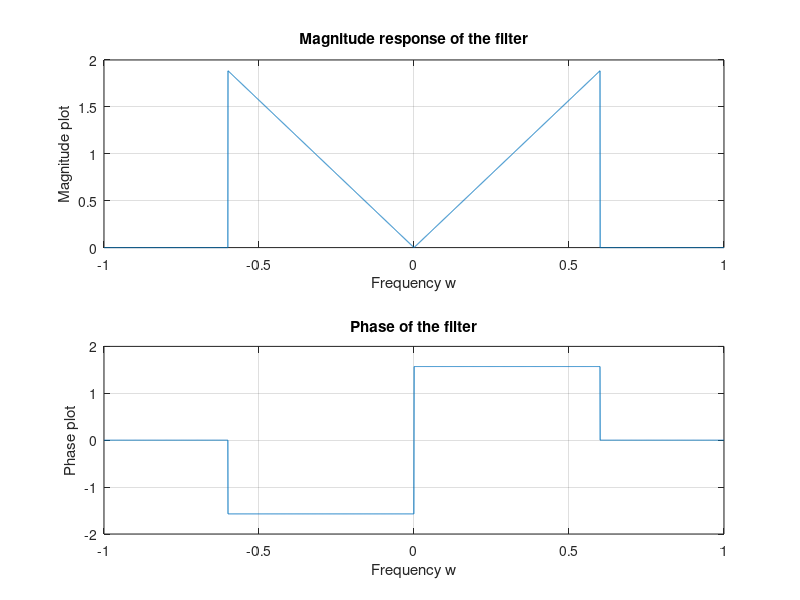

MATLAB code to generate this figure: (Note: this script raises an error after producing the figure.)
N=5000;
ww= -pi:2*pi/N:pi;
HH=sqrt(-1)*ww.*(ww<=0.6*pi & ww>=-0.6*pi) + 0.*(ww>=0.6*pi & ww<=pi) +0.*(ww<=-0.6*pi & ww>=-pi);
w= 0:2*pi/N:2*pi;
H=sqrt(-1)*w.*(w<=0.6*pi & w>=0) + 0.*(w>0.6*pi & w<1.4*pi) +sqrt(-1)*(w-2*pi).*(w<=2*pi & w>=1.4*pi);

figure(1);
subplot(211);plot(ww/pi,abs(HH));xlabel('Frequency w'); ylabel('Magnitude plot'); title('Magnitude response of the filter');grid;
subplot(212);plot(ww/pi,angle(HH));xlabel('Frequency w'); ylabel('Phase plot'); title('Phase of the filter');grid;
% subplot(211);plot(w/pi,abs(H));xlabel('Frequency w'); ylabel('Magnitude plot'); title('Magnitude response of the filter');grid;
% subplot(212);plot(w/pi,angle(H));xlabel('Frequency w'); ylabel('Phase plot'); title('Phase of the filter');grid;

h=ifft(H,N);
[HH,W]=DTFT(h,N);
figure(2);
subplot(211);plot(W/pi,abs(HH));xlabel('frequency w'); ylabel('Magnitude plot'); title('frequency response of the filter');grid;
subplot(212);plot(W/pi,angle(HH));xlabel('frequency w'); ylabel('Magnitude plot'); title('frequency response of the filter');grid;


% generate signal 
t=0:N-1;
M  = 25 ;   % filter length M
L=15;
w_seq=0:pi/L:pi;
xn=0;
for w_seq=0:pi/L:pi
    xn = xn + 3*sin(w_seq*t);
end

xnn=xn;%input signal sequence
xn = xn.' ;
dn=conv(h,xnn);
dn=dn(1:N);
dn=dn.';


rho_max = max(eig(xn*xn.'));   % max eigen value of correlation matrix
mu = (1/rho_max) ;    % step size 0 < mu < 1/rho
disp(mu);
[yn,W,en] = lms_algo(xn,dn,M,mu);

% plot input signal
figure;
subplot(3,1,1);
plot(t,xn);grid;ylabel('magnitude plot');xlabel('n');title('input signal');

% plot output signal 
subplot(3,1,2);
plot(t,yn);grid;ylabel('magnitude plot');xlabel('n');title('output signal');

% plot ideal output signal
subplot(3,1,3);
t1=1:N;
plot(t,dn);grid;ylabel('magnitude plot');xlabel('n');title('ideal output signal');



% plot error
figure; 
plot(t,yn,'b',t1,dn,'g',t,dn-yn,'r');grid;
legend('output signal','ideal output signal','error');ylabel('magnitude plot');xlabel('n');title('error analysis');

figure;
X=fft(xnn,N);
Y=fft(dn,N);
fs=2;
f=fs/N*(0:N/2-1);
subplot(221);plot(t,xnn);grid on;xlabel('n');ylabel('magnitude plot');title('orignal signal');
subplot(222);plot(f,abs(X(1:N/2)/(N/2)));grid on;xlabel('w in pi unit');ylabel('magnitude plot');grid on;title('freq response of orignal signal');
subplot(223);plot(t,yn);grid on;xlabel('n');ylabel('magnitude plot');title('output signal');
subplot(224);plot(f,abs(Y(1:N/2)/(N/2)));grid on;xlabel('w in pi unit');ylabel('magnitude plot');grid on;title('freq response of output signal');


W_impulse=W(:,end).';
[W_freq,WW]=DTFT(W_impulse,512);
figure;
subplot(121);stem(W_impulse);grid on;xlabel('n');ylabel('magnitude plot');title('impulse response of the filter');
subplot(122);plot(WW/pi,abs(W_freq));xlabel('w in pi unit');ylabel('magnitude plot');grid on;title('freq response of the filter');
figure;
subplot(211);plot(WW/pi,abs(W_freq));xlabel('w in pi unit');ylabel('magnitude plot');grid on;title('freq response of the filter');
subplot(212);plot(WW/pi,angle(W_freq));xlabel('w in pi unit');ylabel('phase plot');grid on;title('freq response of the filter');

%*************************************test case*****************************
x_test = 3*cos(0.1*pi*t)+3*cos(0.2*pi*t)+3*cos(0.3*pi*t);
x_conv_ideal=conv(h,x_test);
x_conv_real=conv(W_impulse,x_test);
figure;
subplot(121);stem(x_conv_ideal(500:700));grid on;xlabel('n');ylabel('magnitude plot');title('impulse response of ideal signal');
subplot(122);stem(x_conv_real(500:700));grid on;xlabel('n');ylabel('magnitude plot');title('impulse response of real signal');
figure;
X_conv_ideal=fft(x_conv_ideal,N);
X_conv_real=fft(x_conv_real,N);
fs=2;
f=fs/N*(0:N/2-1);
subplot(121);plot(f,abs(X_conv_ideal(1:N/2)/(N/2)));grid on;xlabel('w in pi unit');ylabel('magnitude plot');grid on;title('freq response of ideal signal');
subplot(122);plot(f,abs(X_conv_real(1:N/2)/(N/2)));grid on;xlabel('w in pi unit');ylabel('magnitude plot');grid on;title('freq response of real signal');